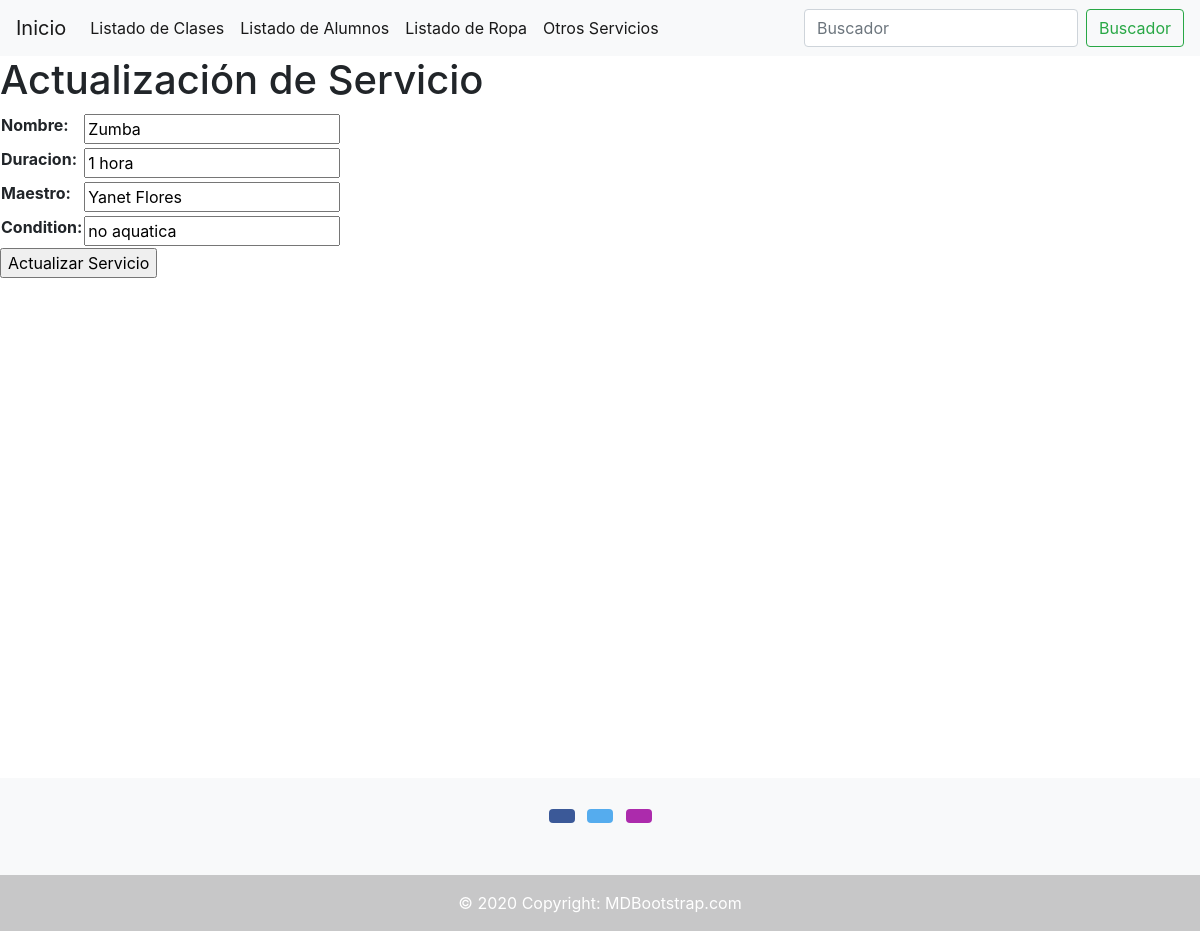
/servicios/servicios-update/4/, run on the app's committed database.
### servicios/models.py (models this page shows, shortened)
class Servicios(models.Model):
    CONDITION_CHOICES = (
        ('aquatica', 'aquatica'),
        ('no aquatica', 'no aquatica'),
    )
    nombre = models.CharField(max_length=30)
    duracion = models.CharField(max_length=15)
    maestro = models.CharField(max_length=30)
    condition = models.CharField(max_length=50, choices = CONDITION_CHOICES)
    is_active = models.BooleanField(default=True)

### servicios/views.py (the view, shortened to what this page needs)
# urls.py: path('servicios-update/<int:pk>/', servicios_update, name='servicios_update'),
def servicios_update(request, pk):
    servicios = Servicios.objects.get(id=pk)
    if request.method == 'GET':
        context = {
            'form': ServiciosForm(
                initial={
                    'nombre':servicios.nombre,
                    'duracion':servicios.duracion,
                    'maestro':servicios.maestro,
                    'condition':servicios.condition,
                }
            )
        }
        return render(request, 'servicios/servicios-update.html', context=context)

### servicios/forms.py
class ServiciosForm(forms.Form):
    nombre = forms.CharField(max_length=30)
    duracion = forms.CharField(max_length=15)
    maestro = forms.CharField(max_length=30)
    condition = forms.CharField(max_length=50)

### Templates/Servicios/servicios-update.html (shortened to what this page needs)
{% extends 'Base.html' %}
{% block content %}
    <h1>Actualización de Servicio</h1>
    {% if form %}
    <form action="" method="POST">
            <table>
                {{form.as_table}}
            </table>
        <input type="submit" value="Actualizar Servicio">
    </form>
    {% endif %}
{% endblock %}

### data on the page
Servicios: nombre "Zumba", duracion "1 hora", maestro "Yanet Flores", condition "no aquatica"
